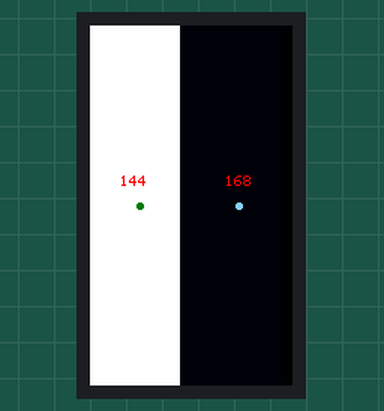
The sketch below on a simulated ESP32. On the bench: 135×240 colour display. Random numbers use the default seed unless the sketch sets one.

Above: at 2.99 s.
At 7.46 s:
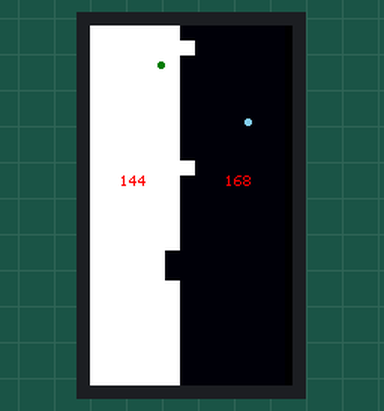
At 12.09 s:
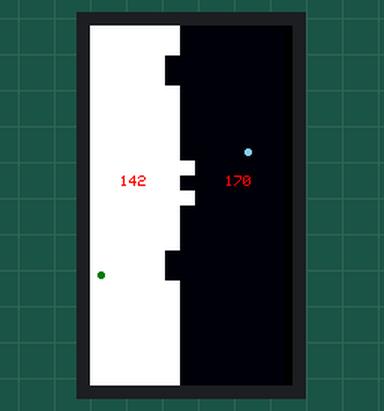
At 21.36 s:
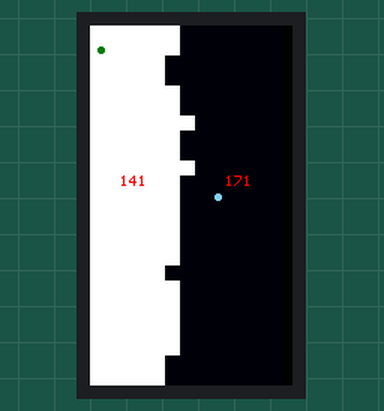
At 30.63 s:
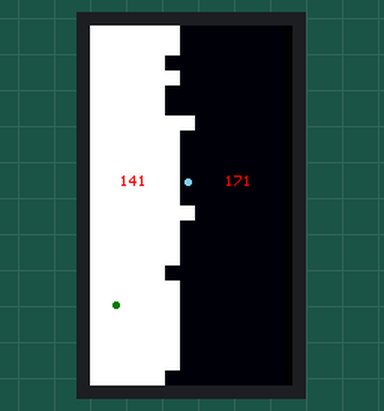
At 39.89 s:
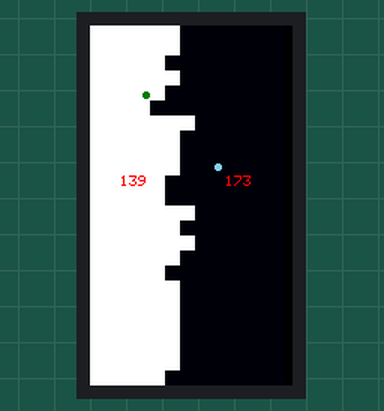

The sketch:

PongWars.ino
```cpp
/**
 * PongWars
 * ========
 * orig idea: https://github.com/vnglst/pong-wars
**/

#include <Arduino.h>
#include <M5StickCPlus2.h>
#include <math.h>

/* Definitions */

uint16_t MYWHITE=0x0001;
uint16_t MYBLACK=0xFFFF;
const uint16_t DAY_COLOR = MYWHITE;
const uint16_t DAY_BALL_COLOR = MYBLACK;
const uint16_t NIGHT_COLOR = MYBLACK;
const uint16_t NIGHT_BALL_COLOR = MYWHITE;
const int SQUARE_SIZE = 10;
const int HALF_SQUARE_SIZE = 5;
const int MIN_SPEED = 5;
const int MAX_SPEED = 10;
const int BALL_WIDTH = 2;
const int BALL_HEIGHT = 2;

int dayScore = 0;
int nightScore = 0;

const int32_t canvas_width = 135;
const int32_t canvas_height = 240;
const float numSquaresX = canvas_width / SQUARE_SIZE;
const float numSquaresY = canvas_height / SQUARE_SIZE;
const int nsx = (int)numSquaresX;
const int nsy = (int)numSquaresY;
int squares[nsx][nsy];

struct BALL {
  int x;
  int y;
  int dx;
  int dy;
  uint16_t reverseColor;
  uint16_t ballColor;
};

BALL balls[] = {
  {canvas_width / 4 , canvas_height / 2, 4, -4, NIGHT_COLOR, 0x03E0},
  {(canvas_width / 4) * 3, canvas_height / 2, -4, 4, DAY_COLOR, 0x867D},
};

int iteration = 0;

/* Helper Methods */

void intro()
{
  StickCP2.Display.fillScreen(WHITE);
  delay(500);
  StickCP2.Display.fillScreen(RED);
  delay(500);
  StickCP2.Display.fillScreen(GREEN);
  delay(500);
  StickCP2.Display.fillScreen(BLUE);
  delay(500);
  StickCP2.Display.fillScreen(BLACK);
  delay(500);
}

void drawBall(BALL *ball, LovyanGFX* gfx)
{
  StickCP2.Display.fillCircle(ball->x, ball->y, 2, ball->ballColor);
}

void drawSquares(LovyanGFX* gfx)
{
  dayScore = 0;
  nightScore = 0;

  for (int i = 0; i < numSquaresX; i++)
  {
    for (int j = 0; j < numSquaresY; j++)
    {

      gfx->fillRect(i * SQUARE_SIZE, j * SQUARE_SIZE, SQUARE_SIZE, SQUARE_SIZE, squares[i][j]);

      // Update scores
      if (squares[i][j] == DAY_COLOR) dayScore++;
      if (squares[i][j] == NIGHT_COLOR) nightScore++;
    }
  }
}


void checkBoundaryCollision(BALL *ball)
{
  if (ball->x + ball->dx > canvas_width - SQUARE_SIZE / 2 || ball->x + ball->dx < SQUARE_SIZE / 2)
  {
    ball->dx = -ball->dx;
  }

  if (ball->y + ball->dy > canvas_height - SQUARE_SIZE / 2 || ball->y + ball->dy < SQUARE_SIZE / 2)
  {
    ball->dy = -ball->dy;
  }
}

void addRandomness(BALL *ball)
{
  ball->dx += random(MIN_SPEED, MAX_SPEED) * 0.01 - 0.005;
  ball->dy += random(MIN_SPEED, MAX_SPEED) * 0.01 - 0.005;

  // Make sure the ball always maintains a minimum speed
  if (abs(ball->dx) < MIN_SPEED)
  {
    ball->dx = ball->dx > 0 ? MIN_SPEED : -MIN_SPEED;
  }

  if (abs(ball->dy) < MIN_SPEED)
  {
    ball->dy = ball->dy > 0 ? MIN_SPEED : -MIN_SPEED;
  }
}


void draw(LovyanGFX* gfx)
{
  gfx->clear(); // with this the white area flickers
  //StickCP2.Display.fillScreen(WHITE); // with this the black area flickers

  drawSquares(&StickCP2.Display);

  StickCP2.Display.setCursor(90, 100);
  StickCP2.Display.printf("%i", dayScore);
  StickCP2.Display.setCursor(20, 100);
  StickCP2.Display.printf("%i", nightScore);

  for(int i = 0; i < 2; i++)
  {
    drawBall(&balls[i], &StickCP2.Display);
    checkSquareCollision(&balls[i]);
    checkBoundaryCollision(&balls[i]);
    balls[i].x += balls[i].dx;
    balls[i].y += balls[i].dy;
    addRandomness(&balls[i]);
  }

  iteration++;
}

void checkSquareCollision(BALL *ball)
{
  // Check multiple points around the ball's circumference
  for (int angle = 0; angle < PI * 2; angle += PI / 2)
  {
    float checkX = ball->x + cos(angle) * HALF_SQUARE_SIZE;
    float checkY = ball->y + sin(angle) * HALF_SQUARE_SIZE;

    int i = floor(checkX / SQUARE_SIZE);
    int j = floor(checkY / SQUARE_SIZE);

    if (i >= 0 && i < nsx && j >= 0 && j < nsy)
    {
      if (squares[i][j] != ball->reverseColor)
      {
        // Square hit! Update square color
        squares[i][j] = ball->reverseColor;

        // Determine bounce direction based on the angle
        if (abs(cos(angle)) > abs(sin(angle)))
        {
          ball->dx = -ball->dx;
        } else
        {
          ball->dy = -ball->dy;
        }
      }
    }
  }
}

/* MAIN Methods */

void setup()
{
  auto cfg = M5.config();
  StickCP2.begin(cfg);
  StickCP2.Display.setRotation(2);
  StickCP2.Display.setTextColor(RED);
  StickCP2.Display.setTextSize(1);

  int h = StickCP2.Display.width();
  int w = StickCP2.Display.height();
  const int32_t canvas_width = w; // not sure if correct?! refactor!
  const int32_t canvas_height = h;

  intro();

  StickCP2.Display.clear();

  // Populate the fields, one half day, one half night
  for (int i = 0; i < nsx; i++)
  {
    for (int j = 0; j < nsy; j++)
    {
      squares[i][j] = i < nsx / 2 ? NIGHT_COLOR : DAY_COLOR;
    }
  }
}

void loop()
{
  draw(&StickCP2.Display);
  delay(100);
}
```
